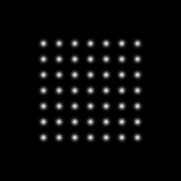
%> input picture image-restoration/MATLAB/helpers/templates/7x7template.tif, 181 x 181 px
$ octave --eval "result = segmentImage(imread('../../image-restoration/MATLAB/helpers/templates/7x7template.tif'));"   (GNU Octave 9; MATLAB toolbox functions it lacks are replaced by stand-ins)
%> lines starting %> are read from the running program, lines starting %| are printed output that depends on the picture; in (x1, y1, x2, y2) boxes, pixels count from 0 and x2, y2 are one past the last pixel; in counts of white or black regions, pixels touching at a corner belong together; the program's own positions count from 1
### spot-metrics/functions/bfilter2.m

% BFILTER2 Two dimensional bilateral filtering.
%    This function implements 2-D bilateral filtering using
%    the method outlined in:
%
%       C. Tomasi and R. Manduchi. Bilateral Filtering for
%       Gray and Color Images. In Proceedings of the IEEE
%       International Conference on Computer Vision, 1998.
%
%    B = bfilter2(A,W,SIGMA) performs 2-D bilateral filtering
%    for the grayscale or color image A. A should be a double
%    precision matrix of size NxMx1 or NxMx3 (i.e., grayscale
%    or color images, respectively) with normalized values in
%    the closed interval [0,1]. The half-size of the Gaussian
%    bilateral filter window is defined by W. The standard
%    deviations of the bilateral filter are given by SIGMA,
%    where the spatial-domain standard deviation is given by
%    SIGMA(1) and the intensity-domain standard deviation is
%    given by SIGMA(2).
%
% Douglas R. Lanman, Brown University, September 2006.
% dlanman@brown.edu, http://mesh.brown.edu/dlanman


%%%%%%%%%%%%%%%%%%%%%%%%%%%%%%%%%%%%%%%%%%%%%%%%%%%%%%%%%%%%%
% Pre-process input and select appropriate filter.
function B = bfilter2(A,w,sigma)

% Verify that the input image exists and is valid.
if ~exist('A','var') || isempty(A)
   error('Input image A is undefined or invalid.');
end
if ~isfloat(A) || ~sum([1,3] == size(A,3)) || ...
      min(A(:)) < 0 || max(A(:)) > 1
   error(['Input image A must be a double precision ',...
          'matrix of size NxMx1 or NxMx3 on the closed ',...
          'interval [0,1].']);
end

% Verify bilateral filter window size.
if ~exist('w','var') || isempty(w) || ...
      numel(w) ~= 1 || w < 1
   w = 5;
end
w = ceil(w);

% Verify bilateral filter standard deviations.
if ~exist('sigma','var') || isempty(sigma) || ...
      numel(sigma) ~= 2 || sigma(1) <= 0 || sigma(2) <= 0
   sigma = [3 0.1];
end

% Apply either grayscale or color bilateral filtering.
if size(A,3) == 1
   B = bfltGray(A,w,sigma(1),sigma(2));
else
   B = bfltColor(A,w,sigma(1),sigma(2));
end


%%%%%%%%%%%%%%%%%%%%%%%%%%%%%%%%%%%%%%%%%%%%%%%%%%%%%%%%%%%%%
% Implements bilateral filtering for grayscale images.
function B = bfltGray(A,w,sigma_d,sigma_r)
%> called with w = 5, sigma_d = 3, sigma_r = 0.1

% Pre-compute Gaussian distance weights.
[X,Y] = meshgrid(-w:w,-w:w);
G = exp(-(X.^2+Y.^2)/(2*sigma_d^2));

% Apply bilateral filter.
dim = size(A);
%> dim = [181 181]
B = zeros(dim);
for i = 1:dim(1)
   for j = 1:dim(2)

         % Extract local region.
         iMin = max(i-w,1);
         iMax = min(i+w,dim(1));
         jMin = max(j-w,1);
         jMax = min(j+w,dim(2));
         I = A(iMin:iMax,jMin:jMax);

         % Compute Gaussian intensity weights.
         H = exp(-(I-A(i,j)).^2/(2*sigma_r^2));

         % Calculate bilateral filter response.
         F = H.*G((iMin:iMax)-i+w+1,(jMin:jMax)-j+w+1);
         B(i,j) = sum(F(:).*I(:))/sum(F(:));

   end
end


%%%%%%%%%%%%%%%%%%%%%%%%%%%%%%%%%%%%%%%%%%%%%%%%%%%%%%%%%%%%%
% Implements bilateral filter for color images.
% [53 lines left out: function bfltColor, not called in this run]

### spot-metrics/functions/bwprune.m
function [roi] = bwprune(bw,c,r)
%BWPRUNE prunes thin attachments to area roughly centered at (c,r)

%   bw:     logical array containing area to be pruned
%   c,r:    column and row roughly corresponding to area center
%   out:    logical array with pruned area

    % initial selection in case the input image had multiple areas
    roi = bwselect(bw,c,r);

    % set up variables
    depth = 0;
    dist = bwdist(bwperim(roi));
    dist(~roi) = NaN;


    % until the roi is almost eroded
    while nnz(dist > depth) > 0.1*nnz(roi)
        % increase depth by one pixel
        depth = depth + 1;
        inner = dist > depth;

        % check if this has lead to an increase in components
        cc = bwconncomp(inner);
        if(cc.NumObjects > 1)

            % update the pointer to the area of interest if necessary
            if ~inner(c,r)
                % move it to the closest point that remains in the inner
                d = false(size(bw));
                d(c,r) = 1;
                d = bwdist(d);
                d(~inner) = NaN;
                [c,r] = find(d == min(min(d)));
            end

            % if so, select area of interest using pointer
            preselection = inner;
            difference = bwselect(preselection,c,r);
            % remove other components

            % dilate by depth
            difference = imdilate(...
                difference,strel('disk',depth,8));
            preselection = imdilate(...
                preselection,strel('disk',depth,8));

            % pruning step
            roi = bwselect(roi & ...
                ~bwconvhull( ...
                imdilate(preselection & ~difference, ...
                strel('disk',1,8))),c,r,8);

            % recompute distance transform
            depth = 0;
            dist = bwdist(bwperim(roi));
            dist(~roi) = NaN;
        end
    end

end

### spot-metrics/functions/segmentImage.m
function [nucleus, spots, bg] = segmentImage(img)
%SEGMENTIMAGE Create nucleus and spot masks using Otsu's method

    % perform bilateral filtering
    filtimg = bfilter2(im2double(img),5,30);

    t = multithresh(filtimg, 2);      % Determine threshold using Otsu's method
%> t = [0.137 0.45]

    % Segment nucleus based on thresholding
    class = imquantize(filtimg, t);
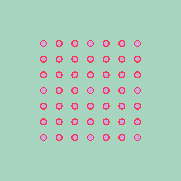
%> class: size 181x181 double; 3 distinct labels, from 1 to 3; one colour per label, 0 black

    % find spots
    spots = class;
    spots(spots ~= 3) = 0;
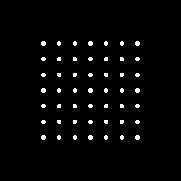
%> spots: size 181x181 double; values 0 (black) and 3 (white), 2.5% white; 49 white regions (40 under 20 px), largest, box (x1, y1, x2, y2) and area: (41, 41, 46, 46) 21, (88, 41, 93, 46) 21, (135, 41, 140, 46) 21

    otsu = class;
    otsu(otsu ~= 2) = 0;
%> otsu: size 181x181 double; values 0 (black) and 2 (white), 3.4% white in thin lines or dots, all inside (x1, y1, x2, y2) = (40, 40, 141, 141)
    otsu = logical(otsu);
    otsu = imfill(otsu,'holes');
%> otsu: size 181x181 logical; 5.9% white; 49 white regions, largest, box (x1, y1, x2, y2) and area: (56, 40, 63, 47) 41, (71, 40, 78, 47) 41, (103, 40, 110, 47) 41
    bg = ~otsu;
    % select candidate based on position
    center = false(size(img));
    center(round(size(img,1)/2),round(size(img,2)/2)) = 1;
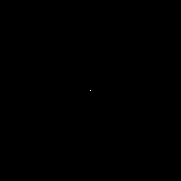
%> center: size 181x181 logical; 0% white in thin lines or dots, all inside (x1, y1, x2, y2) = (90, 90, 91, 91)
    center = imdilate(center,strel('disk',50));
    [centercolumn, centerrow] = find(center);
%> centercolumn = 7705 values from 42 to 140; centerrow = 7705 values from 42 to 140
    otsu = bwselect(otsu,centercolumn,centerrow,4);
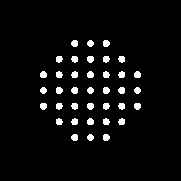
%> otsu: size 181x181 logical; 4.5% white; 37 white regions, largest, box (x1, y1, x2, y2) and area: (71, 40, 78, 47) 41, (103, 40, 110, 47) 41, (87, 56, 94, 63) 41


    % Segment nucleus based on edge-detection

    % automatically detect edge thresholds
    [~,t] = edge(img,'canny');
%> t = [0.151 0.377]

    % perform canny edge detection with bias for low frequency edges
    canny = edge(img,'canny',1.5*t);
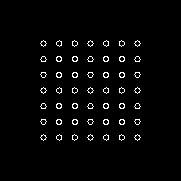
%> canny: size 181x181 logical; 2.6% white in thin lines or dots, all inside (x1, y1, x2, y2) = (40, 40, 141, 141)

    % dilate image to close gaps
    canny = imdilate(canny,strel('disk',15));
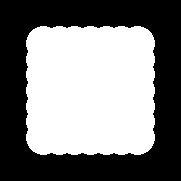
%> canny: size 181x181 logical; 49.1% white; 1 white region, box (x1, y1, x2, y2) and area: (26, 26, 155, 155) 16093

    % fill holes in the detection
    canny = imfill(canny, 'holes');

    % remove areas too small to be a nucleus
    canny = bwareaopen(canny, nnz(spots));

    % select candidate based on position
    canny = bwselect(canny,centercolumn,centerrow,4);

    % take the segmentation to be the areas of agreement
    nucleus = canny & otsu;

    % select final segmentation based on position
    nucleus = bwselect(nucleus, centercolumn, centerrow, 4);

    % prune segmentation
    center = round(size(nucleus)/2);
%> center = [91 91]
    nucleus = bwprune(nucleus, center(1),center(2));
%> in bwprune, `roi = bwselect(bw,c,r);`: roi: size 181x181 logical; 0.11% white; 1 white region, box (x1, y1, x2, y2) and area: (87, 87, 94, 94) 37
%> in bwprune, `dist = bwdist(bwperim(roi));`:
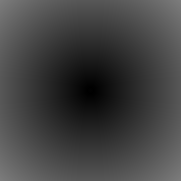
%> dist: size 181x181 single; min 0, max 124.5, mean 66.2
%> the loop in bwprune, `while nnz(dist > depth) > 0.1*nnz(roi)` made 2 passes
%> cc on passes 1 to 2: 1 connected component, 1 connected component
%> after the loop in bwprune, `while nnz(dist > depth) > 0.1*nnz(roi)`: c = 91

    % cut spot detections to within relevant nucleus
    spots = spots & nucleus;
%> spots: size 181x181 logical; 0.06% white; 1 white region, box (x1, y1, x2, y2) and area: (88, 88, 93, 93) 21

    % Throw error if segmentation failed
    if nnz(nucleus) == 0
        error('Segmentation fault');
    end

end
